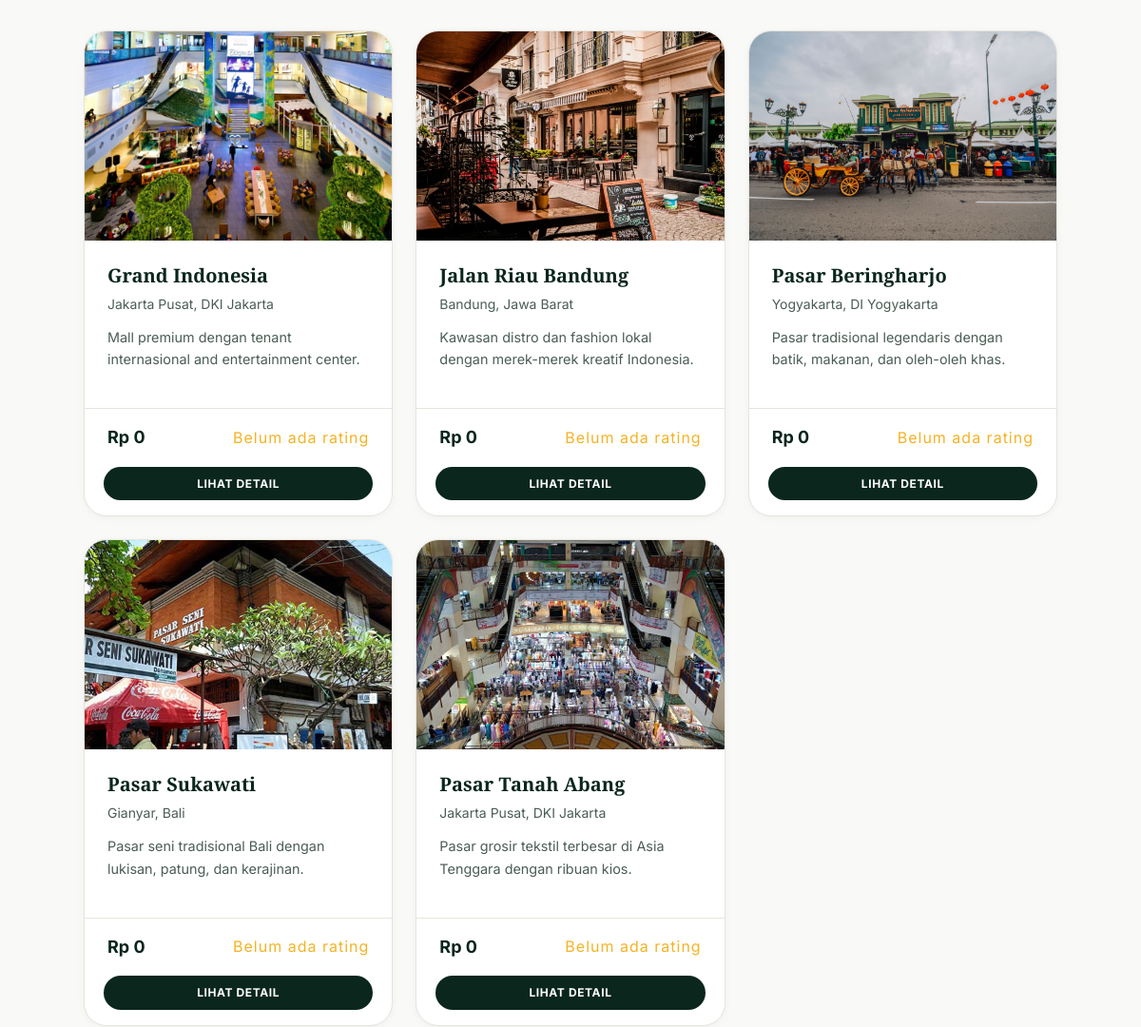
The app's page /index.php?category=8 (middle part), older data.
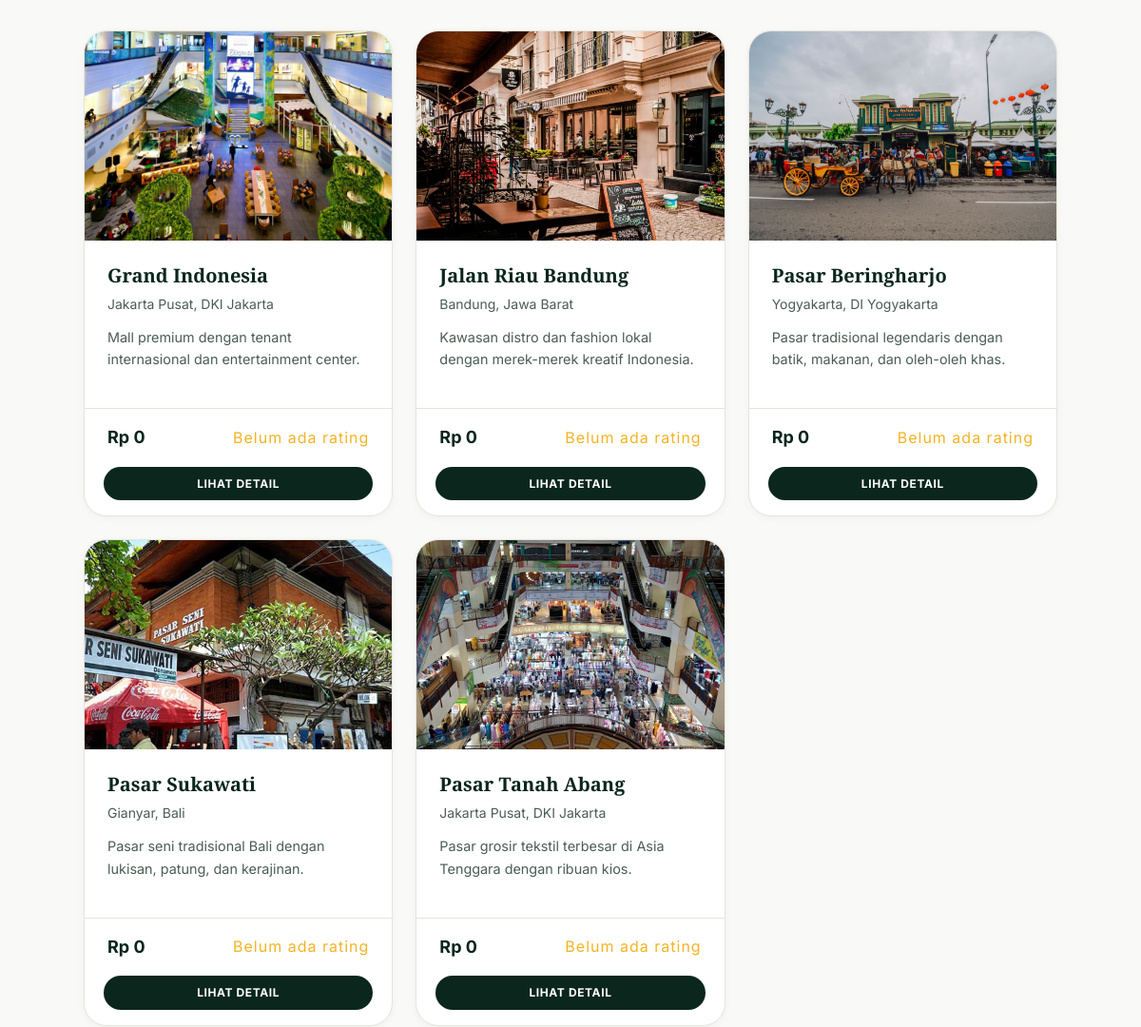
The same page, newer data.
### tables this page shows
CREATE TABLE places (
    id INT AUTO_INCREMENT PRIMARY KEY,
    name VARCHAR(150) NOT NULL,
    category_id INT NOT NULL,
    location VARCHAR(200) NOT NULL,
    description TEXT,
    entrance_fee DECIMAL(10,2) DEFAULT 0,
    parking_fee DECIMAL(10,2) DEFAULT 0,
    meal_cost DECIMAL(10,2) DEFAULT 0,
    latitude VARCHAR(20),
    longitude VARCHAR(20),
    image_url VARCHAR(255) DEFAULT '',
    status ENUM('pending','approved','rejected') DEFAULT 'pending',
    submitted_by INT,
    created_at TIMESTAMP DEFAULT CURRENT_TIMESTAMP,
    updated_at TIMESTAMP DEFAULT CURRENT_TIMESTAMP ON UPDATE CURRENT_TIMESTAMP,
    FOREIGN KEY (category_id) REFERENCES categories(id) ON DELETE CASCADE,
    FOREIGN KEY (submitted_by) REFERENCES users(id) ON DELETE SET NULL
);

### includes/functions.php (called while the page is built, shortened)
<?php
function get_places_by_category($pdo, $category_id, $status = 'approved') {
    $stmt = $pdo->prepare("SELECT * FROM places WHERE category_id = ? AND status = ? ORDER BY `name` ASC");
    $stmt->execute([$category_id, $status]);
    return $stmt->fetchAll();
}
function get_avg_rating($pdo, $place_id) {
    $stmt = $pdo->prepare("SELECT AVG(rating) as avg_rating, COUNT(*) as count FROM reviews WHERE place_id = ?");
    $stmt->execute([$place_id]);
    return $stmt->fetch();
}
function esc($str) {
    return htmlspecialchars($str ?? '', ENT_QUOTES, 'UTF-8');
}
function format_rupiah($amount) {
    return 'Rp ' . number_format($amount, 0, ',', '.');
}
function truncate($str, $length = 100) {
    if (strlen($str) <= $length) return $str;
    return substr($str, 0, $length) . '...';
}
?>

### index.php (the view, shortened to what this page needs)
<?php
require_once 'includes/header.php';
?>
<div class="container">
    <?php
    if (isset($_GET['category']) && is_numeric($_GET['category'])):
        $cat_id = (int)$_GET['category'];
        $places = get_places_by_category($pdo, $cat_id, 'approved');
    ?>
        <div class="grid grid-3 mb-4">
            <?php foreach ($places as $place):
                $rating = get_avg_rating($pdo, $place['id']);
            ?>
                <article class="card">
                    <div class="card-image" style="background-image: url('assets/img/<?php echo esc($place['image_url']); ?>'); background-size: cover; background-position: center;"></div>
                    <div class="card-body">
                        <h3 class="card-title"><?php echo esc($place['name']); ?></h3>
                        <div class="card-meta">
                            <?php echo esc($place['location']); ?>
                        </div>
                        <p class="card-text"><?php echo esc(truncate($place['description'], 120)); ?></p>
                    </div>
                    <div class="card-footer">
                        <span class="card-price"><?php echo format_rupiah($place['entrance_fee']); ?></span>
                        <span class="stars"><?php echo $rating['count'] > 0 ? number_format($rating['avg_rating'], 1) . ' ★' : 'Belum ada rating'; ?></span>
                    </div>
                    <div style="padding: 0 1.25rem 1rem;">
                        <a href="place.php?id=<?php echo $place['id']; ?>" class="btn btn-primary btn-sm btn-block">Lihat Detail</a>
                    </div>
                </article>
            <?php endforeach; ?>
        </div>
    <?php endif; ?>
</div>
<?php require_once 'includes/footer.php'; ?>

### includes/header.php (shortened to what this page needs)
<?php
require_once __DIR__ . '/functions.php';
$prefix = str_contains($_SERVER['PHP_SELF'], '/admin/') ? '../' : '';
?>
<!DOCTYPE html>
<html lang="id">
<head>
    <link rel="stylesheet" href="<?php echo $prefix; ?>assets/css/style.css">
</head>
<body>
    <main class="main-content">

### includes/footer.php (shortened to what this page needs)
    </main>
</body>
</html>

Row changes from the older to the newer data that the page shows:
changed places "Grand Indonesia": description "Mall premium dengan tenant internasional and entertainment center." → "Mall premium dengan tenant internasional dan entertainment center."
